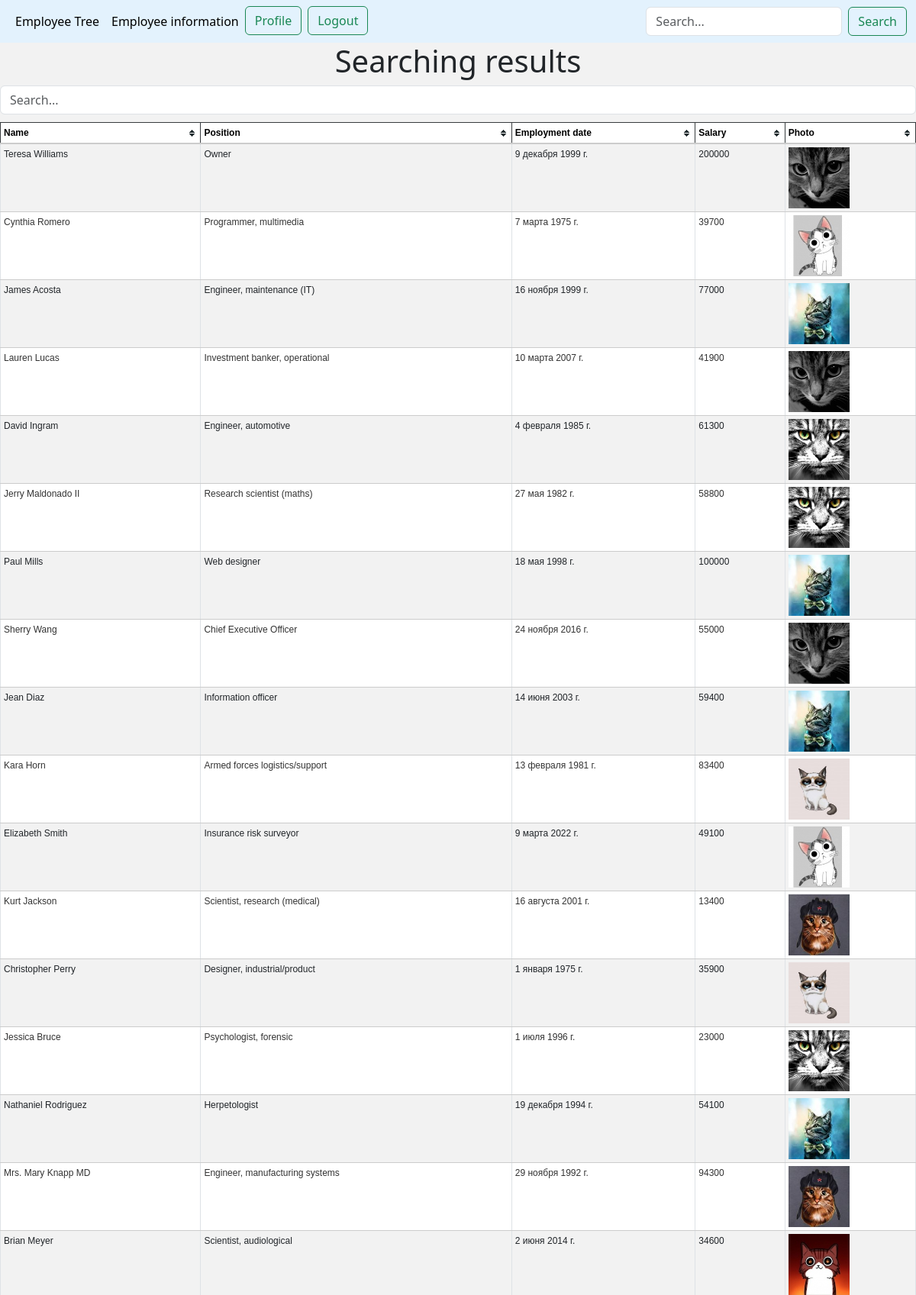
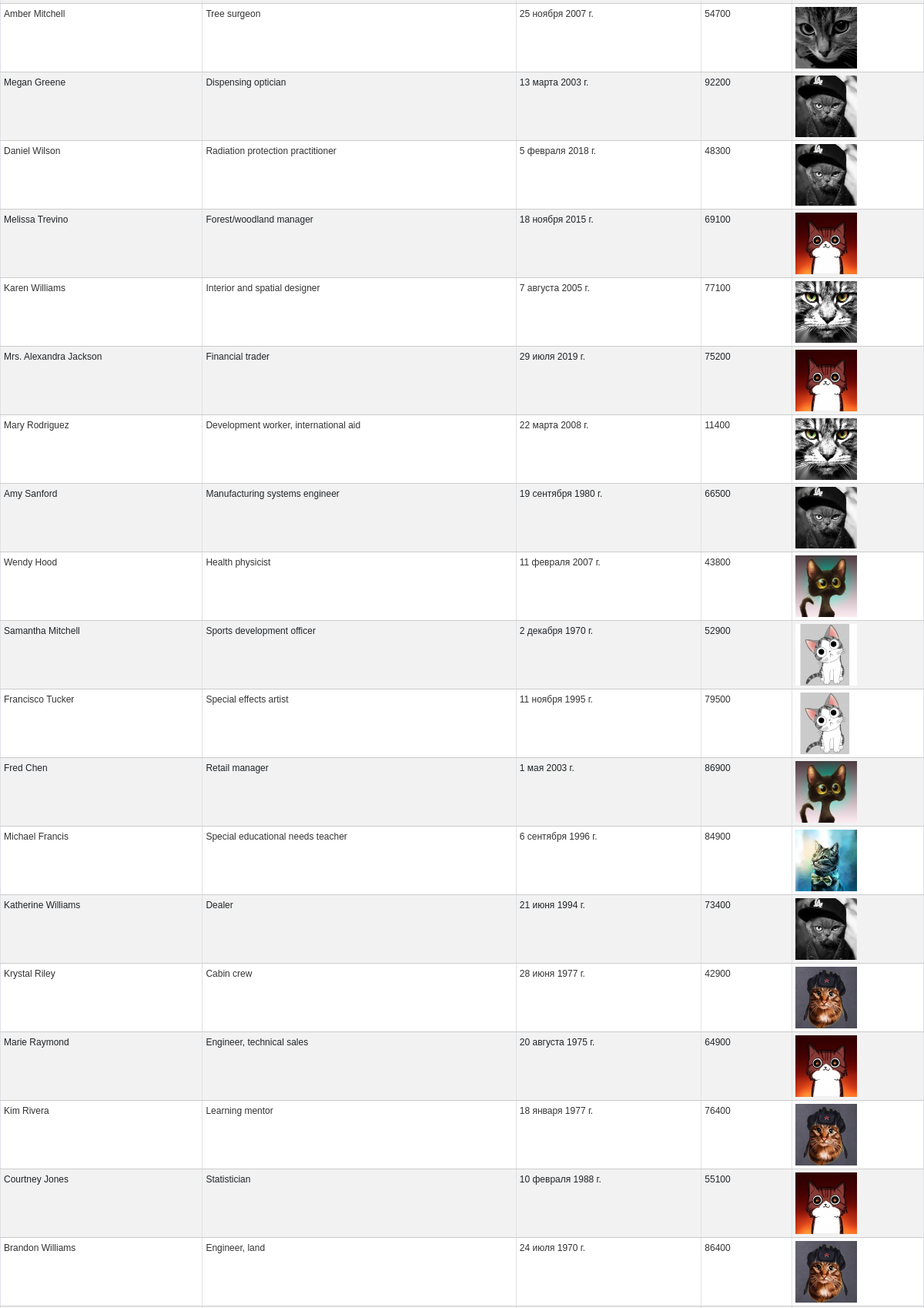
/search/ (signed in, upper part), run on the app's committed database (2 pictures, top to bottom).
### database/models.py (models this page shows, shortened)
class Employee(MPTTModel):
    name = models.CharField(max_length=50, unique=True)
    position = models.CharField(max_length=50)
    employment_date = models.DateField(auto_now_add=False)
    salary = models.PositiveIntegerField()
    employment_photo = models.ImageField(blank=True,
                                         upload_to='images/',
                                         help_text='150x150px',
                                         verbose_name='employment_photo')
    parent = TreeForeignKey('self', on_delete=models.CASCADE, null=True, blank=True, related_name='children')
    class MPTTMeta:
        order_insertion_by = ['name']

### database/views.py (the view)
# urls.py: path('search/', search_results, name='search'),
@login_required
def search_results(request):
    query = request.GET.get('q')
    if query is None:
        data = Employee.objects.all()
    else:
        data = Employee.objects.filter(
            Q(name__icontains=query) |
            Q(position__icontains=query) |
            Q(employment_date__icontains=query) |
            Q(salary__icontains=query))
    return render(request, 'database/search.html', {'title': 'Searching results',
                                                    'data': data})

### database/templates/database/search.html
{% extends 'database/base.html' %}
{% block content %}
<h1>{{ title }}</h1>
<form action="{% url 'search' %}" method="get">
    <input name="q" type="text" placeholder="Search..." class="form-control">
</form>
<table class="table table-striped table-bordered" id="myTable">
    <thead>
    <tr class="table-dark">
        <th>Name</th>
        <th>Position</th>
        <th>Employment date</th>
        <th>Salary</th>
        <th>Photo</th>
    </tr>
    </thead>
    <tbody>
    {% for d in data %}
    <tr>
        <td>{{ d.name }}</td>
        <td>{{ d.position }}</td>
        <td>{{ d.employment_date }}</td>
        <td>{{ d.salary }}</td>
        <td>{% if d.employment_photo %}
            <img src="{{ d.employment_photo.url }}" align="middle" width="80" height="80">
            {% endif %}
        </td>
    </tr>
    {% endfor %}
    </tbody>
</table>
{% endblock %}

### database/static/database/css/style.css (style rules this page uses)
body { background-color: #f2f2f2; }
h1 { text-align: center; }

### data on the page
Employee: name "Teresa Williams", position "Owner", employment_date "9 декабря 1999 г.", salary "200000", employment_photo (picture)
Employee: name "Cynthia Romero", position "Programmer, multimedia", employment_date "7 марта 1975 г.", salary "39700", employment_photo (picture)
Employee: name "James Acosta", position "Engineer, maintenance (IT)", employment_date "16 ноября 1999 г.", salary "77000", employment_photo (picture)
Employee: name "Lauren Lucas", position "Investment banker, operational", employment_date "10 марта 2007 г.", salary "41900", employment_photo (picture)
Employee: name "David Ingram", position "Engineer, automotive", employment_date "4 февраля 1985 г.", salary "61300", employment_photo (picture)
Employee: name "Jerry Maldonado II", position "Research scientist (maths)", employment_date "27 мая 1982 г.", salary "58800", employment_photo (picture)
Employee: name "Paul Mills", position "Web designer", employment_date "18 мая 1998 г.", salary "100000", employment_photo (picture)
Employee: name "Sherry Wang", position "Chief Executive Officer", employment_date "24 ноября 2016 г.", salary "55000", employment_photo (picture)
Employee: name "Jean Diaz", position "Information officer", employment_date "14 июня 2003 г.", salary "59400", employment_photo (picture)
Employee: name "Kara Horn", position "Armed forces logistics/support", employment_date "13 февраля 1981 г.", salary "83400", employment_photo (picture)
Employee: name "Elizabeth Smith", position "Insurance risk surveyor", employment_date "9 марта 2022 г.", salary "49100", employment_photo (picture)
Employee: name "Kurt Jackson", position "Scientist, research (medical)", employment_date "16 августа 2001 г.", salary "13400", employment_photo (picture)
Employee: name "Christopher Perry", position "Designer, industrial/product", employment_date "1 января 1975 г.", salary "35900", employment_photo (picture)
Employee: name "Jessica Bruce", position "Psychologist, forensic", employment_date "1 июля 1996 г.", salary "23000", employment_photo (picture)
Employee: name "Nathaniel Rodriguez", position "Herpetologist", employment_date "19 декабря 1994 г.", salary "54100", employment_photo (picture)
Employee: name "Mrs. Mary Knapp MD", position "Engineer, manufacturing systems", employment_date "29 ноября 1992 г.", salary "94300", employment_photo (picture)
Employee: name "Brian Meyer", position "Scientist, audiological", employment_date "2 июня 2014 г.", salary "34600", employment_photo (picture)
Employee: name "Amber Mitchell", position "Tree surgeon", employment_date "25 ноября 2007 г.", salary "54700", employment_photo (picture)
Employee: name "Megan Greene", position "Dispensing optician", employment_date "13 марта 2003 г.", salary "92200", employment_photo (picture)
Employee: name "Daniel Wilson", position "Radiation protection practitioner", employment_date "5 февраля 2018 г.", salary "48300", employment_photo (picture)
Employee: name "Melissa Trevino", position "Forest/woodland manager", employment_date "18 ноября 2015 г.", salary "69100", employment_photo (picture)
Employee: name "Karen Williams", position "Interior and spatial designer", employment_date "7 августа 2005 г.", salary "77100", employment_photo (picture)
Employee: name "Mrs. Alexandra Jackson", position "Financial trader", employment_date "29 июля 2019 г.", salary "75200", employment_photo (picture)
Employee: name "Mary Rodriguez", position "Development worker, international aid", employment_date "22 марта 2008 г.", salary "11400", employment_photo (picture)
Employee: name "Amy Sanford", position "Manufacturing systems engineer", employment_date "19 сентября 1980 г.", salary "66500", employment_photo (picture)
Employee: name "Wendy Hood", position "Health physicist", employment_date "11 февраля 2007 г.", salary "43800", employment_photo (picture)
Employee: name "Samantha Mitchell", position "Sports development officer", employment_date "2 декабря 1970 г.", salary "52900", employment_photo (picture)
Employee: name "Francisco Tucker", position "Special effects artist", employment_date "11 ноября 1995 г.", salary "79500", employment_photo (picture)
Employee: name "Fred Chen", position "Retail manager", employment_date "1 мая 2003 г.", salary "86900", employment_photo (picture)
Employee: name "Michael Francis", position "Special educational needs teacher", employment_date "6 сентября 1996 г.", salary "84900", employment_photo (picture)
Employee: name "Katherine Williams", position "Dealer", employment_date "21 июня 1994 г.", salary "73400", employment_photo (picture)
Employee: name "Krystal Riley", position "Cabin crew", employment_date "28 июня 1977 г.", salary "42900", employment_photo (picture)
Employee: name "Marie Raymond", position "Engineer, technical sales", employment_date "20 августа 1975 г.", salary "64900", employment_photo (picture)
Employee: name "Kim Rivera", position "Learning mentor", employment_date "18 января 1977 г.", salary "76400", employment_photo (picture)
Employee: name "Courtney Jones", position "Statistician", employment_date "10 февраля 1988 г.", salary "55100", employment_photo (picture)
Employee: name "Brandon Williams", position "Engineer, land", employment_date "24 июля 1970 г.", salary "86400", employment_photo (picture)

### other printed values
{{ title }} "Searching results"
